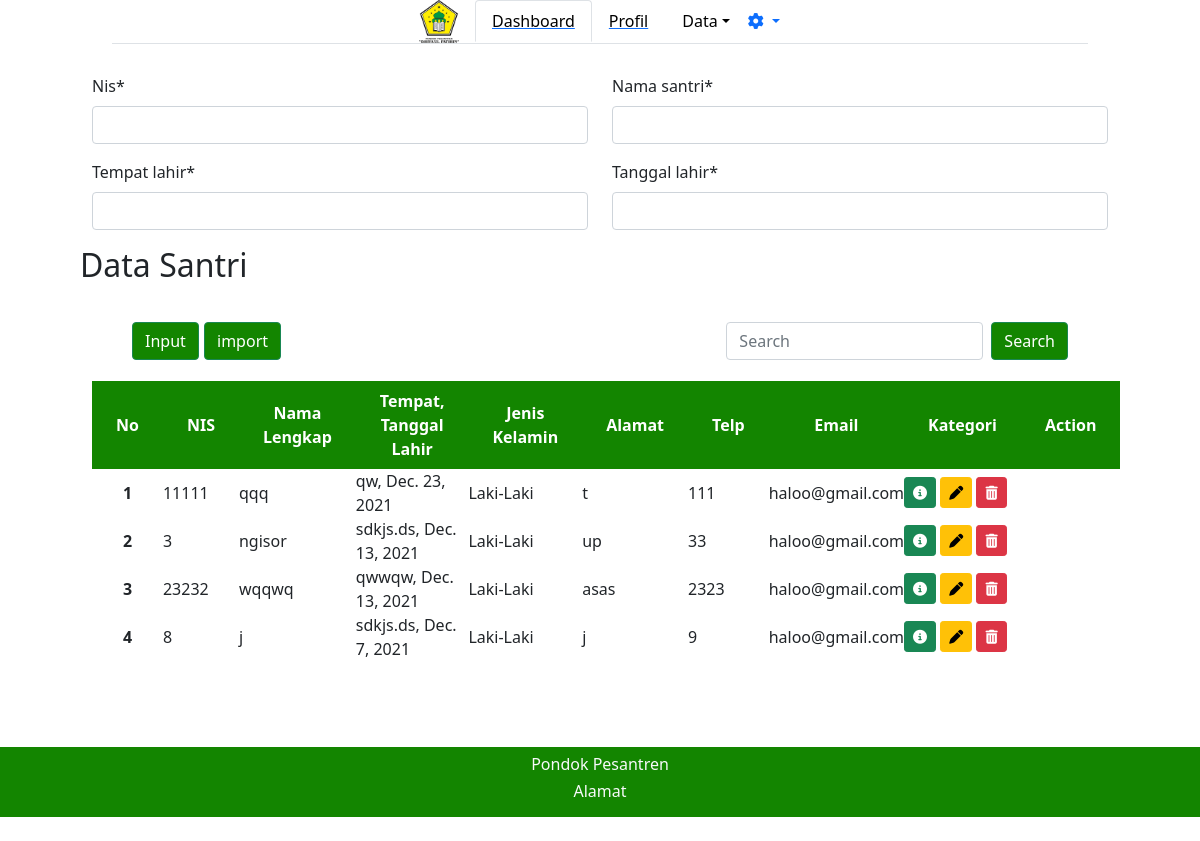
The app's page /adminpondok/datasantri/, older data.
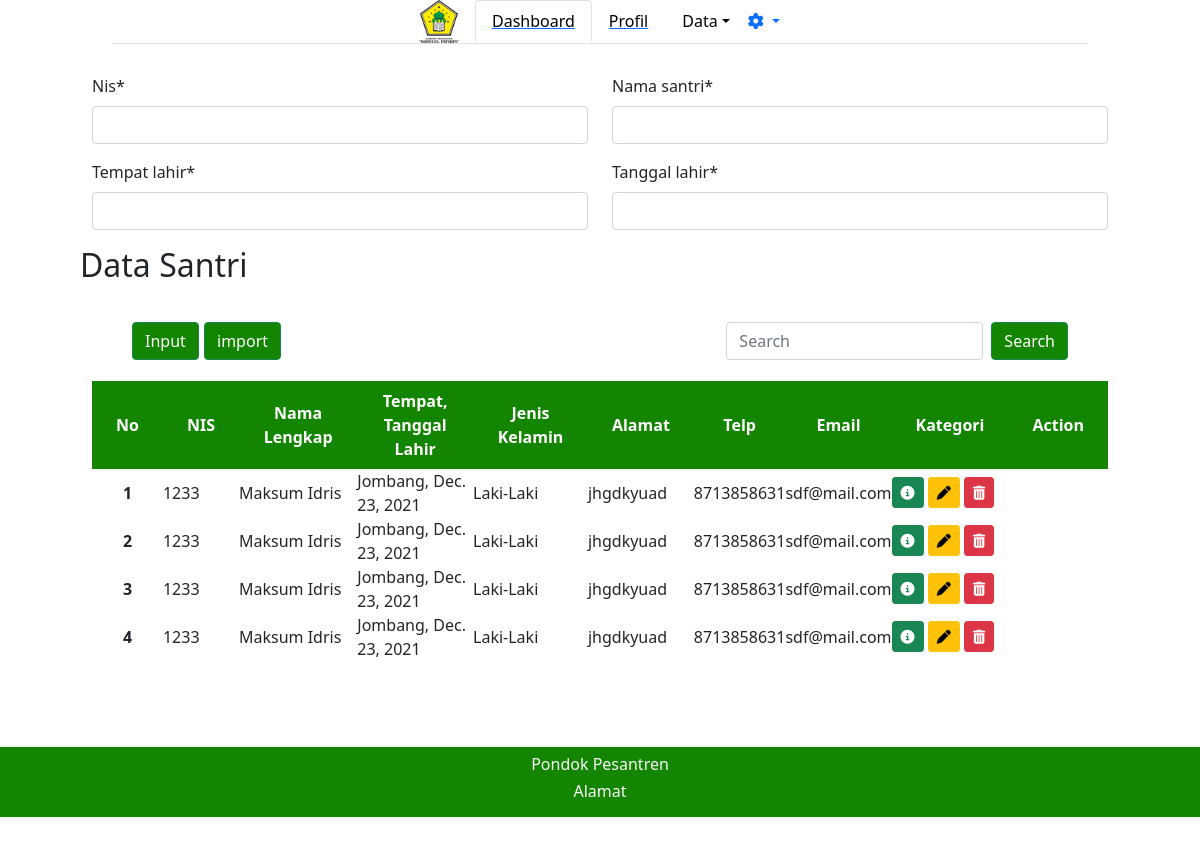
The same page, newer data.
### adminpondok/models.py (models this page shows, shortened)
class Santri(models.Model):
    kelamin = [
        ('Laki-Laki', 'Laki-Laki'),
        ('Perempuan', 'Perempuan'),
    ]
    kategori = [
        ('Quran', 'Al-Quran'),
        ('Matan', 'Matan'),
        ('Nadhom', 'Nadhom'),
    ]
    nis = models.IntegerField(null=False)
    nama_santri = models.CharField(max_length=30, null=False, blank=False)
    tempat_lahir = models.CharField(max_length=20, null=False, blank=False)
    tanggal_lahir = models.DateField()
    jk = models.CharField(max_length=9, choices=kelamin, default='', null=False, blank=False)
    almt = models.TextField(default='', null=False, blank=False)
    telp = models.IntegerField(default=0, null=False, blank=False)
    email = models.CharField(default='', max_length=20, null=False, blank=False)
    ktgri = models.CharField(default='', choices=kategori, max_length=8)

### adminpondok/views.py (the view)
# urls.py: path('datasantri/', views.datasantri),
def datasantri(req):
    add_data = forms.SantriForm()
    if req.POST:
        add_data = forms.SantriForm(req.POST)
        if add_data.is_valid():
            add_data.save()
        return redirect('/adminpondok/datasantri')
    santri = models.Santri.objects.all()
    return render(req, 'adminpondok/datasantri.html', {
        'data': santri,
        'form': add_data,
    })

### adminpondok/forms.py
class SantriForm(ModelForm):
    class Meta:
        model=models.Santri
        exclude=[]

### adminpondok/templates/adminpondok/datasantri.html (shortened to what the changed rows need)
{% extends "adminpondok/base.html" %}
{% block content %}
{% load crispy_forms_tags %}
<h2>Data Santri</h2>
<div class="m-4">
    <div class="min-h-screen bg-white py-2">
        <div class=" row d-flex">
            <table class=' bg-white divide-y divide-gray-300 justify-content-center' style="border: green;">
                <thead class="" style="background-color: #138500; color: #FFFFFF;">
                    <tr>
                        <th class="font-semibold text-sm uppercase px-4 py-2 text-center"> No </th>
                        <th class="font-semibold text-sm uppercase px-4 py-2 text-center"> NIS </th>
                        <th class="font-semibold text-sm uppercase px-4 py-2 text-center">Nama Lengkap</th>
                        <th class="font-semibold text-sm uppercase px-4 py-2 text-center">Tempat, Tanggal Lahir</th>
                        <th class="font-semibold text-sm uppercase px-4 py-2 text-center">Jenis Kelamin</th>
                        <th class="font-semibold text-sm uppercase px-4 py-2 text-center">Alamat</th>
                        <th class="font-semibold text-sm uppercase px-4 py-2 text-center">Telp</th>
                        <th class="font-semibold text-sm uppercase px-4 py-2 text-center">Email</th>
                        <th class="font-semibold text-sm uppercase px-4 py-2 text-center">Kategori</th>
                        <th class="font-semibold text-sm uppercase px-4 py-2 text-center">Action</th>
                    </tr>
                </thead>
                {% for d in data %}
                <tbody class="divide-y divide-gray-200">
                    <tr>
                        <th scope="row" class="text-center">{{ forloop.counter }}</th>
                        <td>{{d.nis}}</td>
                        <td>{{d.nama_santri}}</td>
                        <td>{{d.tempat_lahir}}, {{d.tanggal_lahir}}</td>
                        <td>{{d.jk}}</td>
                        <td>{{d.almt}}</td>
                        <td>{{d.telp}}</td>
                        <td>{{d.email}}</td>
                        <td>
                            <a class="btn btn-sm btn-success" href="/{{d.id}}/detail"><i class="fas fa-info-circle"></i></a>
                            <a class="btn btn-sm btn-warning" href="/adminpondok/datasantri/{{d.id}}/update"><i class="fas fa-pen"></i></a>
                            <a class="btn btn-sm btn-danger" href="{{d.id}}/delete"><i class="fas fa-trash-alt"></i></a>
                        </td>
                {% endfor %}
                    </tr>
                </tbody>
            </table>
        </div>
    </div>
</div>
{% endblock %}

Row changes from the older to the newer data that the page shows:
removed Santri: nis "11111", nama_santri "qqq", tempat_lahir "qw", tanggal_lahir "Dec. 23, 2021", jk "Laki-Laki", almt "t", telp "111", email "haloo@gmail.com"
removed Santri: nis "3", nama_santri "ngisor", tempat_lahir "sdkjs.ds", tanggal_lahir "Dec. 13, 2021", jk "Laki-Laki", almt "up", telp "33", email "haloo@gmail.com"
removed Santri: nis "23232", nama_santri "wqqwq", tempat_lahir "qwwqw", tanggal_lahir "Dec. 13, 2021", jk "Laki-Laki", almt "asas", telp "2323", email "haloo@gmail.com"
removed Santri: nis "8", nama_santri "j", tempat_lahir "sdkjs.ds", tanggal_lahir "Dec. 7, 2021", jk "Laki-Laki", almt "j", telp "9", email "haloo@gmail.com"
added Santri: nis "1233", nama_santri "Maksum Idris", tempat_lahir "Jombang", tanggal_lahir "Dec. 23, 2021", jk "Laki-Laki", almt "jhgdkyuad", telp "8713858631", email "sdf@mail.com"
added Santri: nis "1233", nama_santri "Maksum Idris", tempat_lahir "Jombang", tanggal_lahir "Dec. 23, 2021", jk "Laki-Laki", almt "jhgdkyuad", telp "8713858631", email "sdf@mail.com"
added Santri: nis "1233", nama_santri "Maksum Idris", tempat_lahir "Jombang", tanggal_lahir "Dec. 23, 2021", jk "Laki-Laki", almt "jhgdkyuad", telp "8713858631", email "sdf@mail.com"
added Santri: nis "1233", nama_santri "Maksum Idris", tempat_lahir "Jombang", tanggal_lahir "Dec. 23, 2021", jk "Laki-Laki", almt "jhgdkyuad", telp "8713858631", email "sdf@mail.com"
